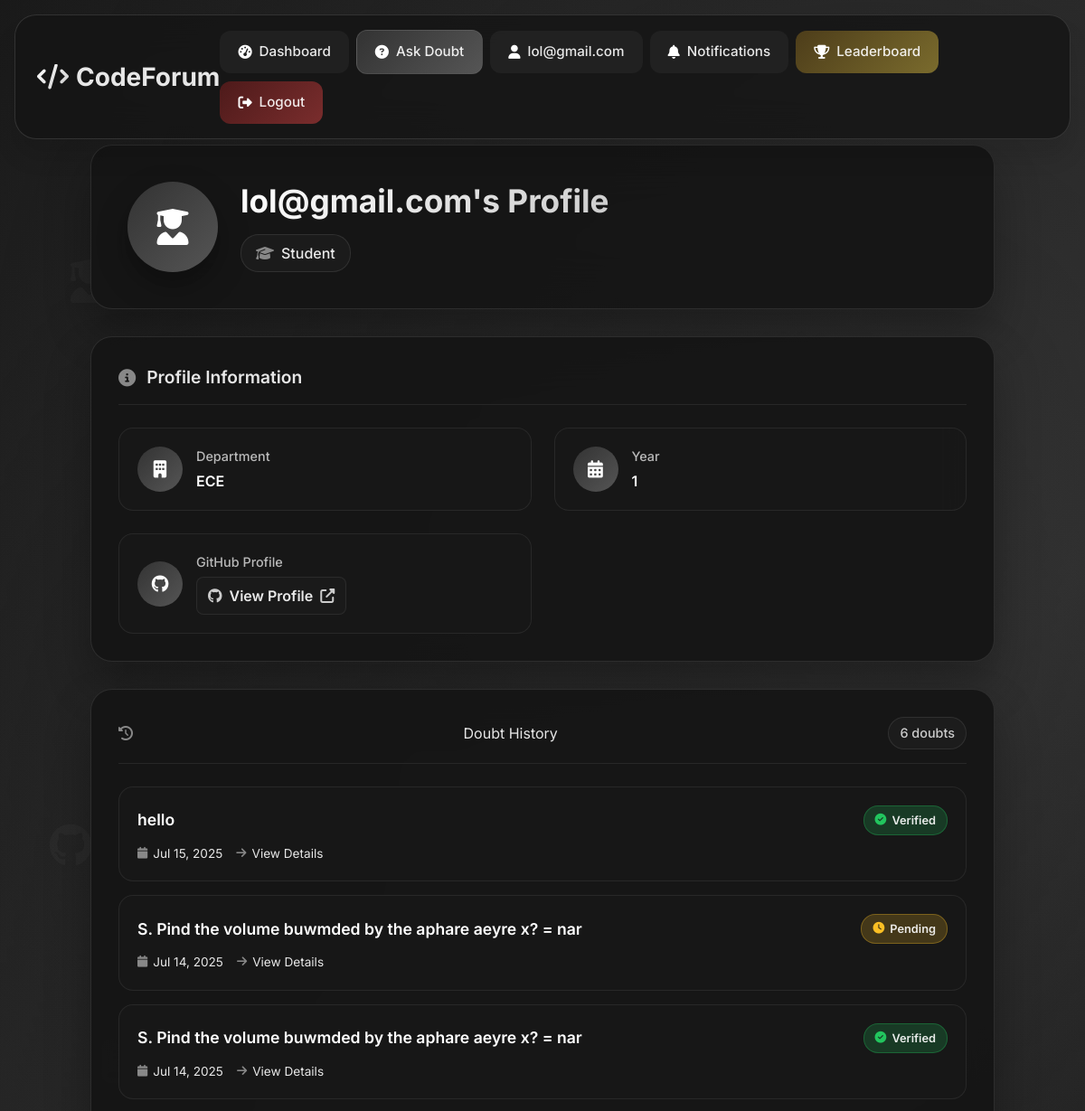
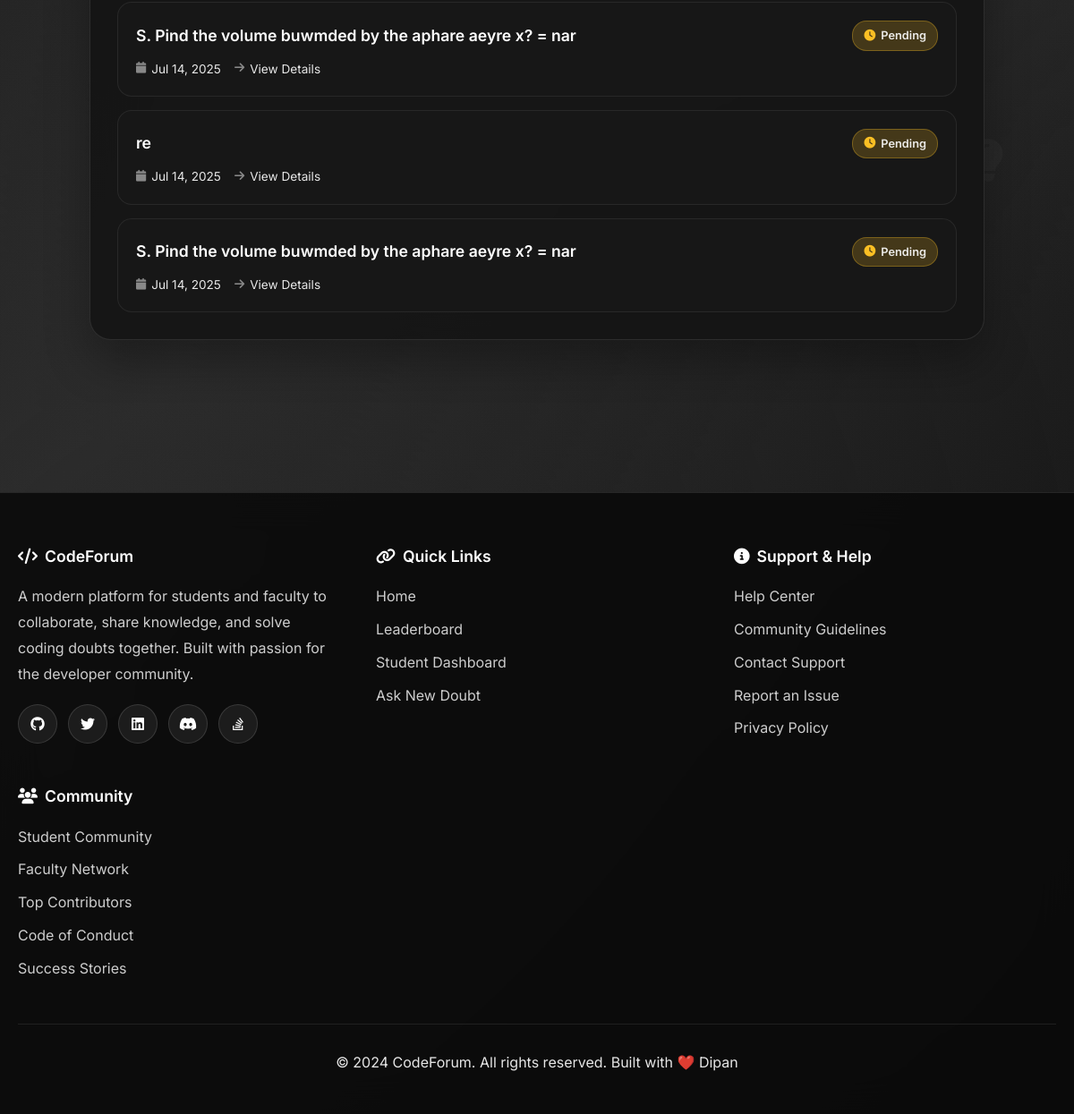
/student/lol@gmail.com/ (signed in), run on the app's committed database (2 pictures, top to bottom).
### forum/models.py (models this page shows, shortened)
class User(AbstractUser):
    ROLE_CHOICES = (
        ('student', 'Student'),
        ('faculty', 'Faculty'),
    )
    DEPARTMENT_CHOICES = (
        ('CSE', 'CSE'),
        ('ECE', 'ECE'),
        ('ME', 'Mechanical'),
        ('CE', 'Civil'),
        ('EE', 'Electrical'),
    )
    YEAR_CHOICES = (
        (1, '1st Year'),
        (2, '2nd Year'),
        (3, '3rd Year'),
        (4, '4th Year'),
    )
    role = models.CharField(max_length=10, choices=ROLE_CHOICES)
    department = models.CharField(max_length=20, choices=DEPARTMENT_CHOICES)
    year = models.PositiveSmallIntegerField(choices=YEAR_CHOICES, null=True, blank=True)
    github_url = models.URLField(blank=True, null=True)
    is_verified_faculty = models.BooleanField(default=False)

class Doubt(models.Model):
    student = models.ForeignKey(User, on_delete=models.CASCADE)
    title = models.CharField(max_length=255)
    description = models.TextField()
    code_snippet = models.TextField(blank=True, null=True)
    ai_answer = models.TextField(blank=True, null=True)
    faculty_verified = models.BooleanField(default=False)
    faculty_suggestion = models.TextField(blank=True, null=True)
    created_at = models.DateTimeField(auto_now_add=True)
    categories = models.ManyToManyField(Category, blank=True)
    is_public = models.BooleanField(default=True)
    verified_by = models.ForeignKey(User, null=True, blank=True, on_delete=models.SET_NULL, related_name='verified_doubts')

### forum/views.py (the view)
# urls.py: path('student/<str:username>/', views.student_profile, name='student_profile'),
@login_required
def student_profile(request, username):
    student = get_object_or_404(User, username=username, role='student')
    doubts = Doubt.objects.filter(student=student).order_by('-created_at')
    return render(request, 'forum/student_profile.html', {
        'student': student,
        'doubts': doubts,
    })

### forum/templates/forum/student_profile.html (shortened to what this page needs)
{% extends 'forum/base.html' %}
{% block content %}
<div class="profile-container fade-in">
    <div class="profile-wrapper">
        <div class="profile-header glass-card">
            <div class="header-content">
                <div class="profile-avatar">
                    <div class="avatar-icon">
                        <i class="fas fa-user-graduate"></i>
                    </div>
                </div>
                <div class="profile-info">
                    <h2 class="profile-title">{{ student.username }}'s Profile</h2>
                    <div class="profile-badge">
                        <i class="fas fa-graduation-cap"></i>
                        <span>Student</span>
                    </div>
                </div>
            </div>
        </div>
        <div class="profile-details glass-card">
            <div class="details-header">
                <i class="fas fa-info-circle"></i>
                <span>Profile Information</span>
            </div>
            <div class="details-grid">
                <div class="detail-item">
                    <div class="detail-icon">
                        <i class="fas fa-building"></i>
                    </div>
                    <div class="detail-content">
                        <div class="detail-label">Department</div>
                        <div class="detail-value">{{ student.department }}</div>
                    </div>
                </div>
                <div class="detail-item">
                    <div class="detail-icon">
                        <i class="fas fa-calendar-alt"></i>
                    </div>
                    <div class="detail-content">
                        <div class="detail-label">Year</div>
                        <div class="detail-value">{{ student.year }}</div>
                    </div>
                </div>
                <div class="detail-item">
                    <div class="detail-icon">
                        <i class="fab fa-github"></i>
                    </div>
                    <div class="detail-content">
                        <div class="detail-label">GitHub Profile</div>
                        <div class="detail-value">
                            <a href="{{ student.github_url }}" class="github-link" target="_blank">
                                <i class="fab fa-github"></i>
                                <span>View Profile</span>
                                <i class="fas fa-external-link-alt"></i>
                            </a>
                        </div>
                    </div>
                </div>
            </div>
        </div>
        <div class="doubt-history glass-card">
            <div class="history-header">
                <i class="fas fa-history"></i>
                <span>Doubt History</span>
                <div class="history-count">{{ doubts|length }} doubts</div>
            </div>
            <div class="doubts-list">
                {% for doubt in doubts %}
                    <div class="doubt-item">
                        <div class="doubt-content">
                            <div class="doubt-title-section">
                                <a href="{% url 'view_doubt' doubt.id %}" class="doubt-title-link">
                                    {{ doubt.title }}
                                </a>
                                {% if doubt.faculty_verified %}
                                    <div class="verification-badge verified">
                                        <i class="fas fa-check-circle"></i>
                                        <span>Verified</span>
                                    </div>
                                {% else %}
                                    <div class="verification-badge pending">
                                        <i class="fas fa-clock"></i>
                                        <span>Pending</span>
                                    </div>
                                {% endif %}
                            </div>
                            <div class="doubt-meta">
                                <div class="meta-item">
                                    <i class="fas fa-calendar"></i>
                                    <span>{{ doubt.created_at|date:"M d, Y" }}</span>
                                </div>
                                <div class="meta-item">
                                    <i class="fas fa-arrow-right"></i>
                                    <span>View Details</span>
                                </div>
                            </div>
                        </div>
                    </div>
                {% endfor %}
            </div>
        </div>
    </div>
    <div class="profile-background-elements">
        <div class="floating-element element-1">
            <i class="fas fa-user-graduate"></i>
        </div>
        <div class="floating-element element-2">
        </div>
        <div class="floating-element element-3">
        </div>
        <div class="floating-element element-4">
            <i class="fas fa-lightbulb"></i>
        </div>
        <div class="floating-element element-5">
            <i class="fab fa-github"></i>
        </div>
        <div class="floating-element element-6">
        </div>
    </div>
</div>
{% endblock %}

### forum/templates/forum/base.html (shortened to what this page needs)
<!DOCTYPE html>
<html lang="en">
<head>
    <link href="https://cdn.jsdelivr.net/npm/bootstrap@5.3.2/dist/css/bootstrap.min.css" rel="stylesheet">
    <link href="https://cdnjs.cloudflare.com/ajax/libs/font-awesome/6.4.0/css/all.min.css" rel="stylesheet">
</head>
<body>
    <nav class="modern-navbar fade-in">
        <div class="navbar-content">
            <a class="navbar-brand" href="{% url 'home' %}">
                <i class="fas fa-code"></i>
                <span>CodeForum</span>
            </a>
            <div class="navbar-actions" id="navbarActions">
                {% if user.is_authenticated %}
                    {% if user.role == "student" %}
                        <a href="{% url 'student_dashboard' %}" class="modern-btn btn-outline">
                            <i class="fas fa-tachometer-alt"></i>
                            <span>Dashboard</span>
                        </a>
                        <a href="{% url 'ask_doubt' %}" class="modern-btn btn-primary">
                            <i class="fas fa-question-circle"></i>
                            <span>Ask Doubt</span>
                        </a>
                        <a href="{% url 'student_profile' user.username %}" class="modern-btn btn-outline">
                            <i class="fas fa-user"></i>
                            <span>{{ user.username }}</span>
                        </a>
                        <a href="{% url 'notifications' %}" class="modern-btn btn-outline btn-with-badge">
                            <i class="fas fa-bell"></i>
                            <span>Notifications</span>
                        </a>
                    {% endif %}
                    <a href="{% url 'leaderboard' %}" class="modern-btn btn-warning">
                        <i class="fas fa-trophy"></i>
                        <span>Leaderboard</span>
                    </a>
                    <form method="POST" action="{% url 'logout' %}" style="display: inline;">
                        <button type="submit" class="modern-btn btn-danger">
                            <i class="fas fa-sign-out-alt"></i>
                            <span>Logout</span>
                        </button>
                    </form>
                {% endif %}
            </div>
        </div>
    </nav>
    <div class="main-content">
        <div class="content-wrapper">
            {% block content %}{% endblock %}
        </div>
    </div>
    <footer class="modern-footer">
        <div class="footer-content">
            <div class="footer-grid">
                <div class="footer-section slide-in">
                    <h4>
                        <i class="fas fa-code"></i>
                        CodeForum
                    </h4>
                    <p>A modern platform for students and faculty to collaborate, share knowledge, and solve coding doubts together. Built with passion for the developer community.</p>
                    <div class="social-links">
                        <a href="#" title="GitHub">
                            <i class="fab fa-github"></i>
                        </a>
                        <a href="#" title="Twitter">
                            <i class="fab fa-twitter"></i>
                        </a>
                        <a href="#" title="LinkedIn">
                            <i class="fab fa-linkedin"></i>
                        </a>
                        <a href="#" title="Discord">
                            <i class="fab fa-discord"></i>
                        </a>
                        <a href="#" title="Stack Overflow">
                            <i class="fab fa-stack-overflow"></i>
                        </a>
                    </div>
                </div>
                <div class="footer-section slide-in">
                    <h4>
                        <i class="fas fa-link"></i>
                        Quick Links
                    </h4>
                    <p><a href="{% url 'home' %}">Home</a></p>
                    <p><a href="{% url 'leaderboard' %}">Leaderboard</a></p>
                    {% if user.is_authenticated %}
                        {% if user.role == "student" %}
                            <p><a href="{% url 'student_dashboard' %}">Student Dashboard</a></p>
                            <p><a href="{% url 'ask_doubt' %}">Ask New Doubt</a></p>
                        {% elif user.role == "faculty" %}
                            <p><a href="{% url 'faculty_dashboard' %}">Faculty Dashboard</a></p>
                        {% endif %}
                    {% else %}
                        <p><a href="{% url 'login' %}">Login</a></p>
                        <p><a href="{% url 'signup' %}">Sign Up</a></p>
                    {% endif %}
                </div>
                <div class="footer-section slide-in">
                    <h4>
                        <i class="fas fa-info-circle"></i>
                        Support & Help
                    </h4>
                    <p><a href="#">Help Center</a></p>
                    <p><a href="#">Community Guidelines</a></p>
                    <p><a href="#">Contact Support</a></p>
                    <p><a href="#">Report an Issue</a></p>
                    <p><a href="#">Privacy Policy</a></p>
                </div>
                <div class="footer-section slide-in">
                    <h4>
                        <i class="fas fa-users"></i>
                        Community
                    </h4>
                    <p><a href="#">Student Community</a></p>
                    <p><a href="#">Faculty Network</a></p>
                    <p><a href="#">Top Contributors</a></p>
                    <p><a href="#">Code of Conduct</a></p>
                    <p><a href="#">Success Stories</a></p>
                </div>
            </div>
            <div class="footer-bottom">
                <p>&copy; 2024 CodeForum. All rights reserved. Built with ❤️ Dipan</p>
            </div>
        </div>
    </footer>
</body>
</html>

### data on the page
User: username "lol@gmail.com", department "ECE", year "1"
Doubt: title "hello", faculty_verified True (drawn), created_at "Jul 15, 2025"
Doubt: title "S. Pind the volume buwmded by the aphare aeyre x? = nar", faculty_verified False (drawn), created_at "Jul 14, 2025"
Doubt: title "S. Pind the volume buwmded by the aphare aeyre x? = nar", faculty_verified True (drawn), created_at "Jul 14, 2025"
Doubt: title "S. Pind the volume buwmded by the aphare aeyre x? = nar", faculty_verified False (drawn), created_at "Jul 14, 2025"
Doubt: title "re", faculty_verified False (drawn), created_at "Jul 14, 2025"
Doubt: title "S. Pind the volume buwmded by the aphare aeyre x? = nar", faculty_verified False (drawn), created_at "Jul 14, 2025"

### other printed values
{{ doubts|length }} "6"
